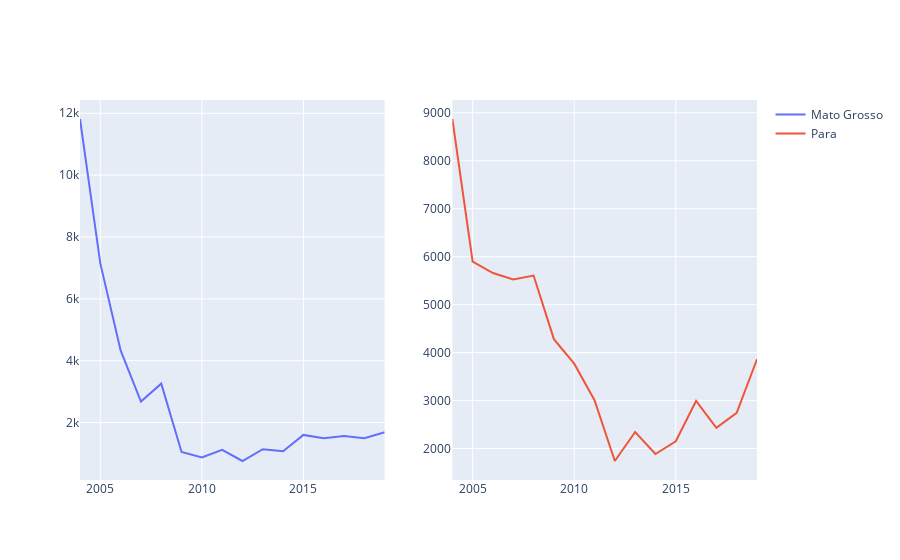

Notebook source saved alongside this figure:
### Markdown cell above
### 3. Subplots

### Code cell
from plotly.subplots import make_subplots

fig3 = make_subplots(rows=1, cols=2)

fig3.add_scatter(x = df['YEAR'], y = df['MATO GROSSO'], mode = "lines", row = 1, col = 1, name = "Mato Grosso")
fig3.add_scatter(x = df['YEAR'], y = df['PARA'], mode = "lines", row = 1, col = 2, name = "Para")
fig3.show()

### Figure 1 — Plotly figure (JSON) as saved in the notebook; plotly's stock layout.template omitted (floating-point values rounded to 4 significant figures)
{"data": [{"mode": "lines", "name": "Mato Grosso", "type": "scatter", "x": [2004, 2005, 2006, 2007, 2008, 2009, 2010, 2011, 2012, 2013, 2014, 2015, 2016, 2017, 2018, 2019], "xaxis": "x", "y": [11814, 7145, 4333, 2678, 3258, 1049, 871, 1120, 757, 1139, 1075, 1601, 1489, 1561, 1490, 1685], "yaxis": "y"}, {"mode": "lines", "name": "Para", "type": "scatter", "x": [2004, 2005, 2006, 2007, 2008, 2009, 2010, 2011, 2012, 2013, 2014, 2015, 2016, 2017, 2018, 2019], "xaxis": "x2", "y": [8870, 5899, 5659, 5526, 5607, 4281, 3770, 3008, 1741, 2346, 1887, 2153, 2992, 2433, 2744, 3862], "yaxis": "y2"}], "layout": {"xaxis": {"anchor": "y", "domain": [0, 0.45]}, "xaxis2": {"anchor": "y2", "domain": [0.55, 1]}, "yaxis": {"anchor": "x", "domain": [0, 1]}, "yaxis2": {"anchor": "x2", "domain": [0, 1]}}}
